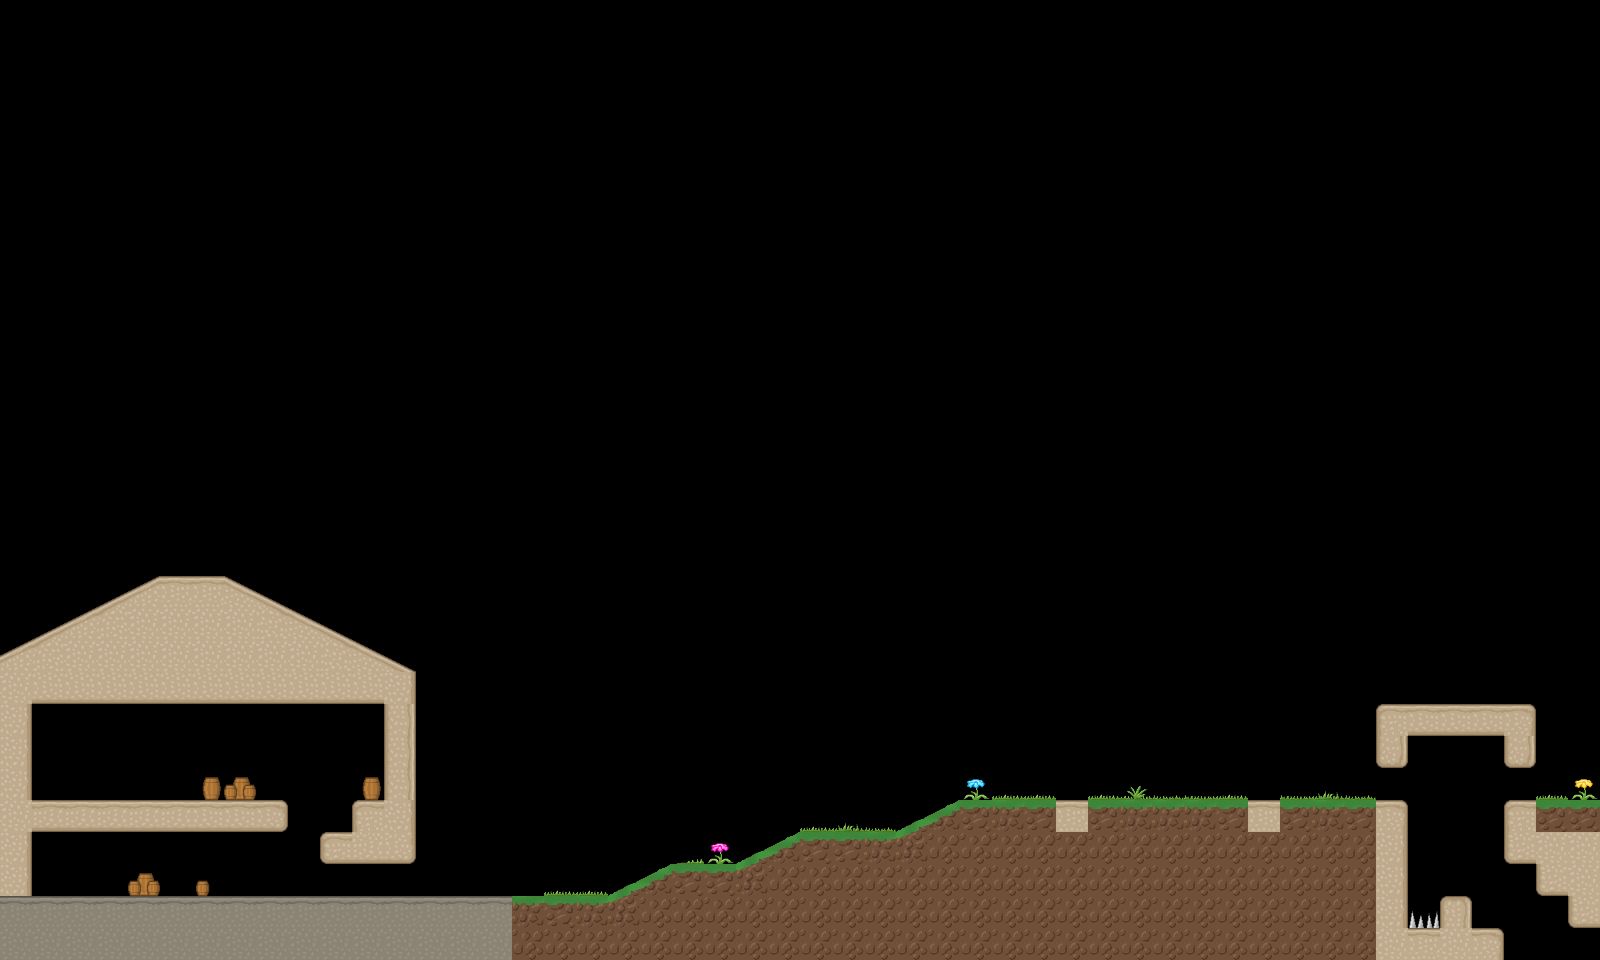

Tiled map render using the project's own tile images. Description and the map definition, with tile-layer contents summarised, below:
An orthogonal 50x30 tile map with 32x32 px tiles, 1 tile layer (Tile Layer 1), 2 tilesets and 34 objects (NextLevel, Damage).

<map version="1.0" orientation="orthogonal" renderorder="right-up" width="50" height="30" tilewidth="32" tileheight="32" nextobjectid="44">
 <tileset firstgid="1" source="data/Entities.tsx" />
 <tileset firstgid="257" source="data/MainTiles.tsx" />
 <layer name="Tile Layer 1" width="50" height="30">
  <data>[1500 cells, 260 non-empty, 43 distinct tile ids]</data>
 </layer>
 <objectgroup name="entities">
  <properties>
   <property name="inputA" value="2" />
   <property name="inputB" value="3" />
   <property name="output" value="4" />
  </properties>
  <object id="1" gid="17" x="32" y="800">
   <properties>
    <property name="channel" value="1" />
   </properties>
  </object>
  <object id="2" gid="17" x="1056" y="800">
   <properties>
    <property name="channel" value="2" />
   </properties>
  </object>
  <object id="3" gid="17" x="1248" y="800">
   <properties>
    <property name="channel" value="3" />
   </properties>
  </object>
  <object id="4" gid="13" x="1376" y="800">
   <properties>
    <property name="channel" value="4" />
   </properties>
  </object>
  <object id="5" gid="13" x="1504" y="800">
   <properties>
    <property name="channel" value="4" />
   </properties>
  </object>
  <object id="6" gid="1" x="32" y="896" />
  <object id="7" gid="2" x="96" y="800" />
  <object id="8" gid="2" x="96" y="768" />
  <object id="9" gid="2" x="128" y="800" />
  <object id="10" gid="2" x="512" y="896" />
  <object id="11" gid="2" x="506" y="861" />
  <object id="12" gid="9" x="1152" y="704">
   <properties>
    <property name="inputA" value="2" />
    <property name="inputB" value="3" />
    <property name="output" value="4" />
   </properties>
  </object>
  <object id="15" gid="13" x="384" y="896">
   <properties>
    <property name="channel" value="1" />
   </properties>
  </object>
 </objectgroup>
 <objectgroup name="physics">
  <object id="17" x="0" y="960">
   <polygon points="0,0 608,0 608,-64 0,-64" />
  </object>
  <object id="18" x="0" y="896">
   <polygon points="0,0 32,0 32,-192 0,-192" />
  </object>
  <object id="19" x="32" y="832">
   <polygon points="0,0 256,0 256,-32 0,-32" />
  </object>
  <object id="21" x="0" y="704">
   <polygon points="0,0 416,0 416,-32 0,-32" />
  </object>
  <object id="22" x="0" y="672">
   <polygon points="0,0 416,0 224,-96 160,-96 0,-14" />
  </object>
  <object id="23" x="384" y="704">
   <polygon points="0,0 0,160 32,160 32,0" />
  </object>
  <object id="24" x="320" y="832">
   <polygon points="0,0 0,32 64,32 64,0" />
  </object>
  <object id="25" x="352" y="800">
   <polygon points="0,0 0,32 32,32 32,0" />
  </object>
  <object id="26" x="768" y="896">
   <polygon points="128,-64 128,64 640,64 640,-96 192,-96" />
  </object>
  <object id="30" x="1472" y="928">
   <polygon points="-64,0 -64,32 32,32 32,0" />
  </object>
  <object id="31" x="1504" y="800">
   <polygon points="0,0 0,64 96,64 96,0" />
  </object>
  <object id="33" x="1536" y="864">
   <polygon points="0,0 0,32 64,32 64,0" />
  </object>
  <object id="34" x="1568" y="896">
   <polygon points="0,0 0,32 32,32 32,0" />
  </object>
  <object id="35" x="1376" y="704">
   <polygon points="0,0 0,32 160,32 160,0" />
  </object>
  <object id="36" x="1376" y="736">
   <polygon points="0,0 0,32 32,32 32,0" />
  </object>
  <object id="37" x="1504" y="736">
   <polygon points="0,0 0,32 32,32 32,0" />
  </object>
  <object id="39" x="1440" y="896">
   <polygon points="0,0 0,32 32,32 32,0" />
  </object>
  <object id="42" x="608" y="960">
   <polygon points="0,0 128,0 128,-96 64,-96 0,-64" />
  </object>
  <object id="43" x="736" y="864">
   <polygon points="0,0 0,96 160,96 160,-32 64,-32" />
  </object>
 </objectgroup>
 <objectgroup name="zones">
  <object id="16" type="NextLevel" x="1600" y="960">
   <properties>
    <property name="level" value="Level 2" />
   </properties>
   <polygon points="0,0 -96,0 -97,-16 0,-32" />
  </object>
  <object id="41" type="Damage" x="1408.5" y="912.25">
   <properties>
    <property name="damageDelay" value="1" />
   </properties>
   <polygon points="0,0 -0.5,15.75 31.5,15.75 31.75,1.5" />
  </object>
 </objectgroup>
</map>